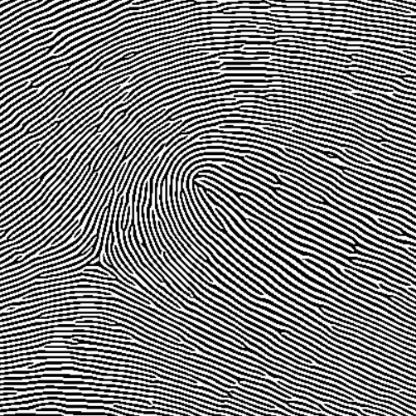
#> input picture finger.png, 416 x 416 px
$ python main.py
#> lines starting #> are read from the running program, lines starting #| are printed output that depends on the picture
import numpy as np
from skimage import measure
import cv2

bw = cv2.imread('./finger.png',cv2.IMREAD_GRAYSCALE)
#> bw is the input picture: shape (416, 416); min 0, max 255, mean 127.6
bw[bw>128]=255
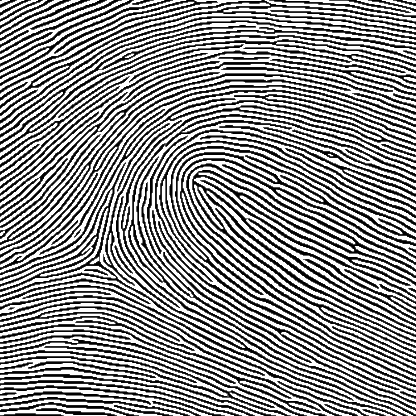
#> bw: shape (416, 416); min 0, max 255, mean 146.1
bw[bw<=128]=0
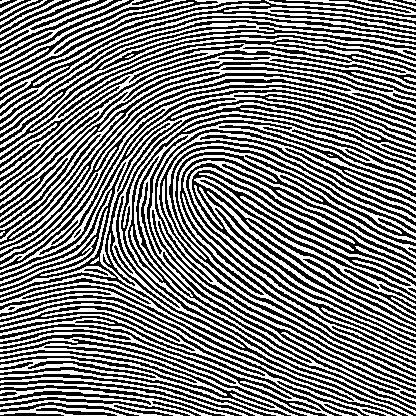
#> bw: shape (416, 416); 49.8% white in thin lines or dots
labels =measure.label(bw)
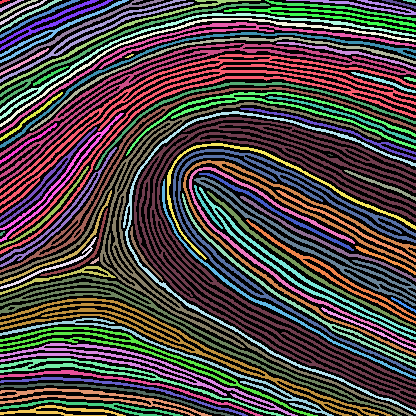
#> labels: shape (416, 416) int64; 83 distinct labels, from 0 to 82; one colour per label, 0 black

labels = labels.astype(np.uint8)
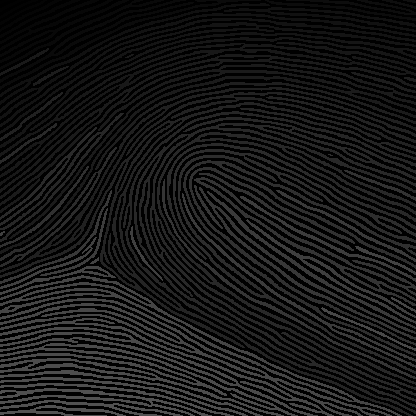
#> labels: shape (416, 416); min 0, max 82, mean 21.6
labels = cv2.equalizeHist(labels)
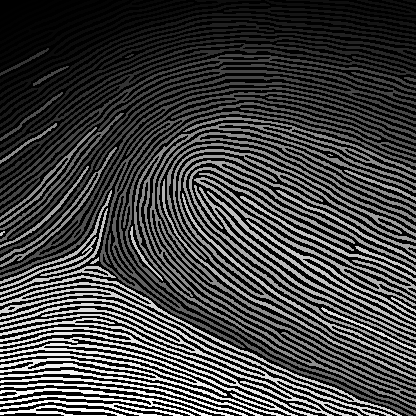
#> labels: shape (416, 416); min 0, max 255, mean 65.9
colors = cv2.applyColorMap(labels,cv2.COLORMAP_JET)
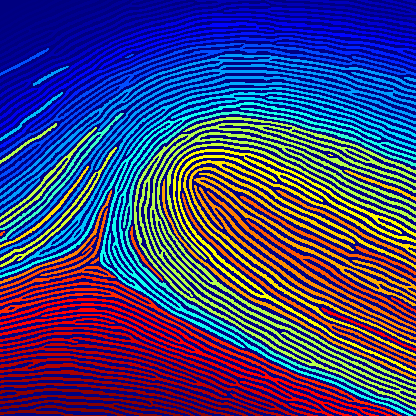
#> colors: shape (416, 416, 3); mean B, G, R 119.4, 64.7, 63.9

cv2.imshow('labels',labels)
cv2.imshow('dst',colors)
cv2.waitKey()
